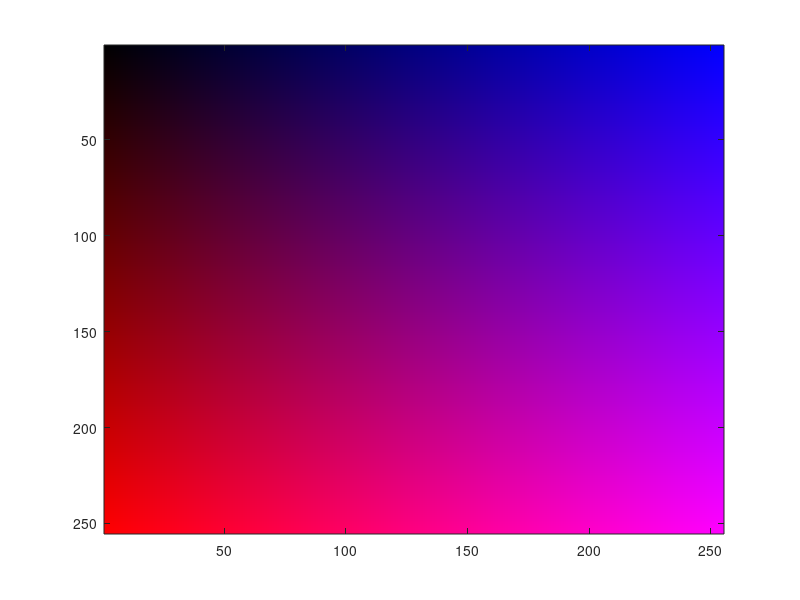

MATLAB code to generate this figure: (Note: this script raises an error after producing the figure.)
%Header (you don't have to spell out header, but have one)
%In this program, we show how to process images in Matlab, how to handle
%multidimensional matrices, how to handle data types other than double
%Who?
%When?

%% 0 Init
clear all
close all
clc

%% 1 Understanding how Matlab represents images
%The screen is divided into picture elements ("pixels")
%Each pixel has 3 "channels" that control the brightness of the LCD at that
%spot, R(ed), G(reen) and B(lue). With these, you can make any color.
%The intensity of each channel has a granularity. By default, there are 
%256 shades of red/green/blue, or 2^8 each.
%Before exploring this further, we need to see how images are represented
%in the first place.

umbrella = uint8(zeros(4,5,3)); %Just because you can call a variable anything you want, it doesn't mean it is a good idea to do so. It is particularly inadvisable to use a completely arbitrary term that means *something else*. We do here for didactic reasons - just to show that you can do it. And why it is a bad idea.
%Uint8 is a function that takes the double matrix of zeros we create
%and represent it as an "unsigned integer" - a data type.

temp = 5; %Representation as double
temp2 = uint8(temp); %Representation as int
%Representation as int saves a lot of space in memory. 
%double = 8 bytes per number, or 64 bit, or 2^64. That's overkill for light
%intensities. So an int is the more efficient representation, as no one can
%distinguish 2^64 shades of gray.
%There is a catch
temp3 = 300; 
temp4 = uint8(temp3); %255 is the largest possible number an unsigned int can represent. 
%Anything higher than that will be 255.
uint8(9001); %This value is actually larger than 9000, but is represented as 255.
%In terms of RBG, 255 is the highest value. That means "fully on", much
%like if you have a geiger counter that maxes out at 3.6 roentgen, but the
%actual radiation is much higher, say 15,000 roentgen.
%And that's generous because another int function, like 
int8(temp3) %will be even lower
%The range of int8 is -127 to 127 (plus 0). So why does Matlab (and
%everything else) use "unsigned" (positive) integers to represent lights?
%In this universe, we don't need to represent negative light energies. So
%we would waste half the range.
image(umbrella)
shg

size(umbrella) %This matrix has 4 rows, 5 columns and 3 "channels". The values represent light 
%intensities at that location. Y-axis: Rows, X-Axis: Columns. 
pause
%b) Turning the upper left pixel red
umbrella(1,1,1) = 255; %Turn the red channel (or "gun") all on
image(umbrella)
shg

pause
%Turning the upper right pixel white
umbrella(1,end,:) = 255; %All on
image(umbrella)
shg
pause
%Lower right lime green (look this up)
umbrella(end,end,[1 3]) = 50; %end is "last" in the matrix
umbrella(end,end,2) = 205;
image(umbrella)
shg
pause

%Lower left "lavender" (look this up too)
umbrella(end,1,1:2) = 230; 
umbrella(end,1,3) = 250;
image(umbrella)
shg

pause
%How to turn the entire middle column yellow?
temp = round(size(umbrella,2)/2);
umbrella(:,temp,1:2) = 255; %Yellow
image(umbrella)
shg

%% 2 How to create a gradient with an index
%Whatever color you want - 10,000 shades of purple
numRows = 255;
numColumns = 255;
bruins = uint8(zeros(numRows,numColumns,3)); %New matrix, 3 channels represented by... football?
%Want to address every pixel, much like an old CRT ray would.
for rr = 1:numRows %Go through all rows
       bruins(rr,:,1) = bruins(rr,:,1) + rr;
    for cc = 1:numColumns %Go through all columns
        bruins(rr,cc,3) = bruins(rr,cc,3) + cc; 
    end
end
image(bruins)
shg
%To take complete control of these images, you need to distuingish 4
%numbers: 1) The row index, 2) The column index, 3) The channel index and
%4) The actual luminance value (from 0 to 255)

%% 3 Transitioning to real images
%Assumption: The image file is in the "stimuli" directory 
%So we have to navigate there
%Either
cd stimuli %Go to the "stimuli directory"
dress = imread('thedress.jpg') %Load in the dress, assign it to matrix "dress"
cd .. %Go back to the directory you came from
%or go to the directory explicitly
%cd('/Users/lascap/Documents/Desktop as of August 2017/Old Desktop/Work/Teaching/Spring 2018/Programming Spring 2018/Programming Summer 2019/stimuli/')
%The catch is that this will depend on your machine, e.g. mac vs. pc
%You could write this flexibly, there are functions that are self-aware,
%e.g. ismac or ispc
%cd .. gets you out *one* hierarchy level. It is specific to change
%directory (which cd stands for)
%Dots in general:
%1 dot: Method of the object (function, property) and element wise
%division/multiplication
%2 dots: used in change directory
%3 dots: ... (ellipsis) - continue code in next line, very useful is line
%is too long

%% "Dress code"
figure
image(dress)
shg
%If you do this just like that, it will be stretched because there are more
%rows than columns. To get the "aspect ratio" right, we have to make sure
%each row takes up the same space as each column:
axis equal
axis off %Takes the white space off

%% b decomposing the dress into its component channels
dressModified = dress; %Make a copy
figure
subplot(2,2,1)
image(dress) %Just the actual dress
subplot(2,2,2) %The red channel
dressModified(:,:,2:3) = 0; %Turn the other 2 channels off
image(dressModified) %To image something as a matrix, each pixel needs a RGB triplet
%So we need to have a matrix where all other channels other than the red
%channel are off
subplot(2,2,3) %The green channel
dressGreen = dress; %Make a copy!
dressGreen(:,:,[1 3]) = 0; %Turn off red and blue
image(dressGreen)
subplot(2,2,4) %The blue channel
dressBlue = dress; %Make a copy!
dressBlue(:,:,1:2) = 0; %Yep
image(dressBlue)
shg
%Very Warhol
%Principle: Don't mess with the original data/image. Make a copy first,
%then work on that. The fundamental reason for this is that you might want
%to do more than 1 thing, and many computations are not loss-less (you
%can't go back). 

%Decomposing the image into its component channels reveals that it actually
%does have a blue hue

%% c) Testing hypothesis about the dress: Is it just brightness?
%Idea: Because the dress is a matrix (an array of numbers), we can change
%these numbers. In many ways. 
%Simplest one: Adding. A bit more complex: Multiplication
brightValue = 50;
brightFactor = 1.5; %50% more. This emphasizes pixels that are already bright

analysisFlag = 2; %if this flag is 1, we add, if this is 2, we multiply
if analysisFlag == 1 %We add
brightDress = dress + brightValue; %The simplest possibility - add 50 to each pixel on every channel
elseif analysisFlag == 2 %We multiply
    brightDress = dress .* brightFactor;
end
figure
image(brightDress)
shg

%To really test this hypothesis, we could put the dress side by side with
%the original and ask which is "goldener" 

%We could use subplot to create a side by side image. But that would leave
%a lot of air
%We could use "montage" (a function) to do that.
%But the easiest thing to do is to simply create a bigger matrix that
%contains both
figure
crossSize = 10;
crossThickness = 2;
biggerMatrix = [dress brightDress]; %Glue a matrix together without seams. Seamlessly
%Adding a fixation cross. Step 1: Find the center of the image
%Caroline's solution
sizeMatrix = size(biggerMatrix); %This is the size
temp1 = 1:sizeMatrix(1); %Vector made out of dimension 1
centerRow = round(median(temp1)); %Median column
temp2 = 1:sizeMatrix(2); %Vector made out of dimension 2
centerColumn = round(median(temp2)); %Median row
%Rows
biggerMatrix(centerRow-crossSize:centerRow+crossSize, ... 
    centerColumn-crossThickness:centerColumn+crossThickness,1) = 255; %Make crossrows red
biggerMatrix(centerRow-crossSize:centerRow+crossSize, ... 
    centerColumn-crossThickness:centerColumn+crossThickness,2:3) = 0; 

%Columns
biggerMatrix(centerRow-crossThickness:centerRow+crossThickness, ... 
    centerColumn-crossSize:centerColumn+crossSize,1) = 255; %Make crosscolumns red
biggerMatrix(centerRow-crossThickness:centerRow+crossThickness, ...
    centerColumn-crossSize:centerColumn+crossSize,2:3) = 0; %Make crosscolumns red


image(biggerMatrix)
axis equal
axis off
shg

%% 4 Other image processing
%a) Inverting colors
invertedDress = 255 - dress; %This is the color inversion
image(invertedDress)
shg

%% b) Blurring the dress
%Blur results from averaging of neighboring pixels. We do this by
%"convolving" the image with a kernel
blurFactor = 50; %Something reasonable
kernel = ones(blurFactor); %A square of 1s. 
blurredDress = convn(dress,kernel,'same')./sum(sum(kernel)); %The reason we need to divide is because convn just sums, we need to divide by the weight of the kernel
image(uint8(round(blurredDress))); %Convolution makes it a double. So we need to round and uint8 it again
shg
%Convolving without arguments does zero-padding, which creates
%edge-artifacts. The resulting image will be n-1 (where n is the kernel
%width) bigger.
%Convolution with the "valid" argument does not do any padding. The first
%resulting pixel happens once the *entire* kernel is entirely on the image
%Convolution with the "same" argument creates an image of the same
%dimensionality. Great for subtracting, otherwise a compromise between the
%other methods.
%What sophisticated people in the image processing community do is to
%create a bigger matrix from a tesselation of the old matrix, then "valid"
%convolve that. 
%I'll leave that as an exercise for the reader. 

%% High pass, from low-pass (for edge detection)
amplificationFactor = 4;
highFrequencyDress = dress-uint8(blurredDress);
image(highFrequencyDress.*amplificationFactor) %Bright, edge-enhanced, high spatial frequency version of the dress
shg

%% 5 Towards gabors - making stimuli that are a function of two variables

% a) Understanding meshgrid - a very useful function that greates gradients
%that will you to image things that are function of more than one variable
%I believe this is also the first time where we have more than out output
%of a function
numSteps = 101; %Number of steps in the gradient?
startPoint = -3; %Where does vector start?
endPoint = 3; %Where does vector end?
inputVector = linspace(startPoint,endPoint,numSteps); %Go from startPoint to endPoint, in numSteps, linearly
[X,Y] = meshgrid(inputVector); %Meshgrid takes an input vector and crosses it fully
%Let's illustrate that. You will use meshgrid a lot. It's better to
%understand it. 
figure
subplot(1,2,1) %Look at X by itself
imagesc(X)
subplot(1,2,2) %Look at Y by itself
imagesc(Y)
colorbar
shg

%The X matrix put the gradient in columns, keeping the value constant
%within the same row, the Y matrix did the opposite. So we now have 2
%gradients, one in x, and one in y. We can use this to greate sinewaves and
%gaussians, and gabors
gaussian = exp(-X.^2-Y.^2) %A 2d gaussian, in X and Y
figure
image(255*gaussian)
colormap(gray)
axis off
axis equal
shg


%% b) Let's make a 2D sinewave
numCycles = 7;
inputVector2 = linspace(-pi,pi,numSteps); %Go from -pi to pi in 101 steps
[X,Y] = meshgrid(inputVector2); 
sineWave2D = sin(numCycles*X); %Equation of a sine wave
figure
imagesc(sineWave2D)
colormap(gray)

%% c) An actual gabor
gabor = gaussian .* sineWave2D;
figure
imagesc(gabor)
axis off
axis equal
colormap(gray(256))
shg

%% d) Rotated gabors
angle = 30; %Rotation angle (in degrees)
ramp = cos(angle*pi/180)*X - sin(angle*pi/180) * Y; %Using trig to rotate and converting angle to radians
orientedGrating = sin(numCycles * ramp);
orientedGabor = orientedGrating .* gaussian;
figure
imagesc(orientedGabor)
axis off
axis equal
colormap(gray(256))
shg